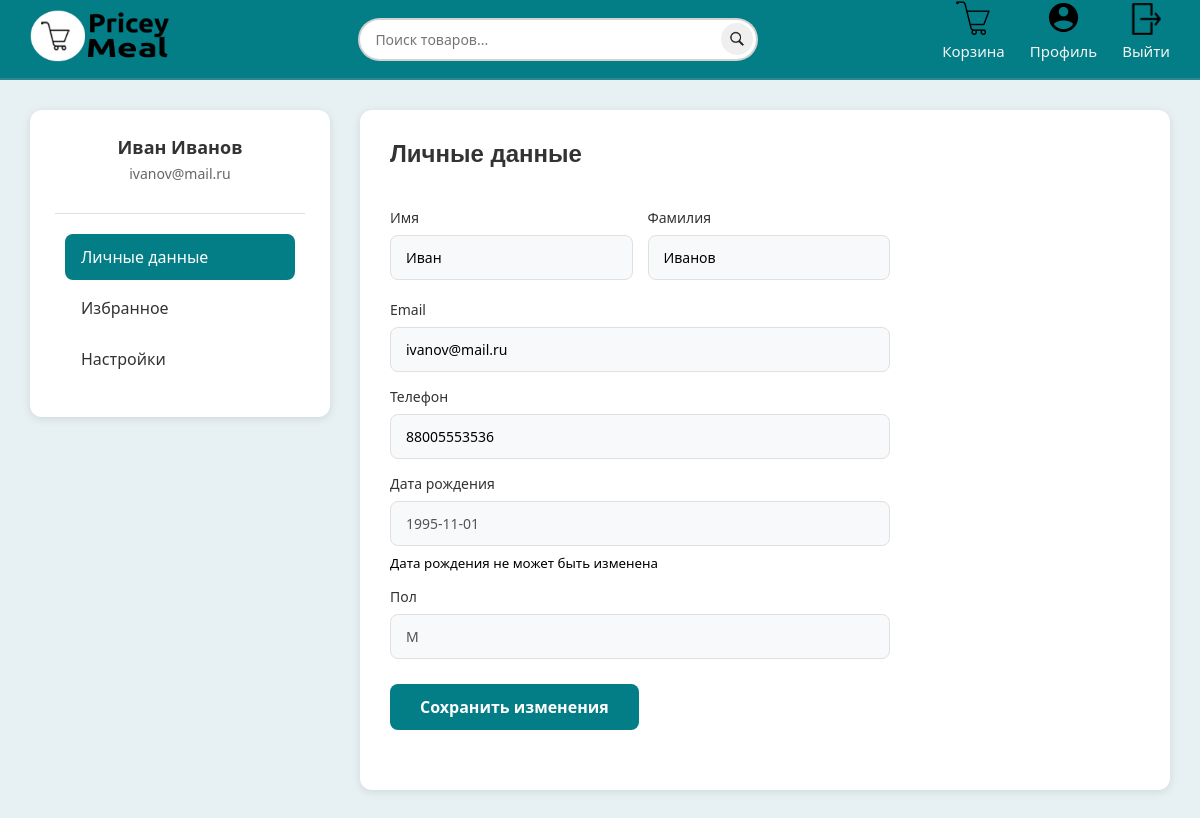
The app's page /profile.php (signed in) with its own data.
### tables this page shows
CREATE TABLE `users` (
  `id_user` int NOT NULL,
  `FirstName` varchar(45) NOT NULL,
  `SecondName` varchar(45) NOT NULL,
  `Email` varchar(45) NOT NULL,
  `Password` varchar(45) NOT NULL,
  `PhoneNumber` varchar(45) NOT NULL,
  `Gender` varchar(2) NOT NULL,
  `DateBirth` date NOT NULL
);

### profile.php (the view, shortened to what this page needs)
<!DOCTYPE html>
<html lang="ru">
<?
require 'includes/db_connection.php';
$user_id = $_SESSION['user_id'];
$query_user = "SELECT * FROM users WHERE id_user = $user_id";
$result_user = mysqli_query($connection, $query_user);
$user = mysqli_fetch_assoc($result_user);
?>
<head>
    <link rel="stylesheet" href="profile.css">
</head>
<body>
    <header class="header">
        <div class="logo-container">
            <a href="index.php"><img src="img/logo_logo копия.png" alt="logo"></a>
        </div>
        <div class="search-container">
            <div class="search-wrapper">
                <input type="text" class="search-input" placeholder="Поиск товаров...">
                <button class="search-btn" aria-label="Найти">
                    <img src="icons/icons8-loupe-25-black.png" alt="Найти" width="16" height="16">
                </button>
            </div>
        </div>
        <div class="header-actions">
            <div class="action-item">
                <a href="cart_page.php" class="action-icon"><img src="icons/icons8-cart-35.png" alt="cart"></a>
                <a href="cart_page.php" class="action-label">Корзина</a>
            </div>
            <div class="action-item">
                <a href="profile.php" class="action-icon"><img src="icons/icons8-user-icon-35.png" alt="profile"></a>
                <a href="profile.php" class="action-label">Профиль</a>
            </div>
            <div class="action-item">
                <a href="logout.php" class="action-icon"><img src="icons/exit.png" alt="profile"></a>
                <a href="logout.php" class="action-label">Выйти</a>
            </div>
        </div>
    </header>
    <div class="main-container">
        <div class="profile-page">
            <aside class="profile-sidebar">
                <div class="user-card">
                    <h2 class="user-name"><?php echo htmlspecialchars($user['FirstName'] . ' ' . $user['SecondName']); ?></h2>
                    <p class="user-email"><?php echo htmlspecialchars($user['Email']); ?></p>
                </div>
                <nav class="profile-nav">
                    <a href="#personal" class="nav-item active">Личные данные</a>
                    <a href="#favorites" class="nav-item">Избранное</a>
                    <a href="#settings" class="nav-item">Настройки</a>
                </nav>
            </aside>
            <main class="profile-content">
                <section id="personal" class="content-section active">
                    <h2>Личные данные</h2>
                    <form class="profile-form" method="POST">
                        <div class="form-row">
                            <div class="form-group">
                                <label>Имя</label>
                                <input type="text" name="first_name" placeholder="Имя"
                                       value="<?php echo htmlspecialchars($user['FirstName']); ?>" required>
                            </div>
                            <div class="form-group">
                                <label>Фамилия</label>
                                <input type="text" name="second_name" placeholder="Фамилия"
                                       value="<?php echo htmlspecialchars($user['SecondName']); ?>" required>
                            </div>
                        </div>
                        <div class="form-group">
                            <label>Email</label>
                            <input type="email" name="email" placeholder="Почта"
                                   value="<?php echo htmlspecialchars($user['Email']); ?>" required>
                        </div>
                        <div class="form-group">
                            <label>Телефон</label>
                            <input type="tel" name="phone" placeholder="Номер телефона"
                                   value="<?php echo htmlspecialchars($user['PhoneNumber']); ?>" required>
                        </div>
                        <div class="form-group">
                            <label>Дата рождения</label>
                            <input type="text" value="<?php echo htmlspecialchars($user['DateBirth']); ?>" disabled>
                            <small>Дата рождения не может быть изменена</small>
                        </div>
                        <div class="form-group">
                            <label>Пол</label>
                            <input type="text" value="<?php echo htmlspecialchars($user['Gender']); ?>" disabled>
                        </div>
                        <button type="submit" name="update_profile" class="save-btn">Сохранить изменения</button>
                    </form>
                </section>
            </main>
        </div>
    </div>
</body>
</html>

### profile.css (style rules this page uses)
* { margin: 0; padding: 0; box-sizing: border-box; font-family: system-ui, -apple-system, BlinkMacSystemFont, 'Segoe UI', Roboto, Oxygen, Ubuntu, Cantarell, 'Open Sans', 'Helvetica Neue', sans-serif; }
body { background-color: #E7F1F4; padding-top: 80px; }
.header { display: flex; align-items: center; justify-content: space-between; padding: 15px 30px; border-bottom: 1px solid #a3a3a300; background-color: #037D86; border-bottom: 2px solid #a3a3a346; position: fixed; top: 0; left: 0; right: 0; z-index: 1000; height: 80px; }
.header-actions { display: flex; gap: 25px; align-items: flex-end; height: 50px; }
.action-item { display: flex; flex-direction: column; align-items: center; cursor: pointer; transition: all 0.2s; padding: 0; }
.action-icon { font-size: 20px; order: 1; }
.action-label { font-size: 15px; color: whitesmoke; order: 2; margin-bottom: 3px; text-decoration: none; }
.search-container { display: flex; justify-content: center; align-items: center; width: 100%; }
.search-wrapper { position: relative; display: flex; width: 400px; max-width: 100%; }
.search-input { width: 100%; padding: 10px 45px 10px 15px; border: 2px solid #9e9e9e75; border-radius: 25px; outline: none; font-size: 14px; }
.search-btn { position: absolute; right: 5px; top: 50%; transform: translateY(-50%); border: none; border-radius: 50%; width: 32px; height: 32px; cursor: pointer; display: flex; align-items: center; justify-content: center; transition: all 0.3s; }
.main-container { display: flex; min-height: calc(100vh - 60px); padding: 30px; }
.profile-page { display: grid; grid-template-columns: 300px 1fr; gap: 30px; max-width: 1200px; margin: 0 auto; width: 100%; }
.profile-sidebar { background: white; border-radius: 12px; padding: 25px; box-shadow: 0 2px 10px rgba(0, 0, 0, 0.1); height: fit-content; position: sticky; top: 30px; }
.user-card { text-align: center; padding-bottom: 20px; border-bottom: 1px solid #e0e0e0; margin-bottom: 20px; }
.user-name { font-size: 18px; font-weight: 600; color: #333; margin-bottom: 5px; }
.user-email { font-size: 14px; color: #666; margin-bottom: 10px; }
.profile-nav { display: flex; flex-direction: column; gap: 5px; margin: 10px; }
.nav-item { padding: 12px 16px; text-decoration: none; color: #333; border-radius: 8px; transition: all 0.3s; font-weight: 500; display: flex; align-items: center; }
.nav-item.active { background: #037D86; color: white; }
.profile-content { background: white; border-radius: 12px; padding: 30px; box-shadow: 0 2px 10px rgba(0, 0, 0, 0.1); }
.content-section { display: none; }
.content-section.active { display: block; }
.content-section h2 { font-size: 24px; font-weight: 700; color: #333; margin-bottom: 25px; font-family: 'Ubuntu', sans-serif; }
.profile-form { max-width: 500px; }
.form-row { display: grid; grid-template-columns: 1fr 1fr; gap: 15px; margin-bottom: 20px; }
.form-group { display: flex; flex-direction: column; gap: 8px; margin-top: 15px; }
.form-group label { font-size: 14px; font-weight: 500; color: #333; }
.form-group input { padding: 12px 15px; border: 1px solid #e0e0e0; border-radius: 8px; font-size: 14px; transition: all 0.3s; background: #f8f9fa; }
.save-btn { padding: 12px 30px; background: #037D86; color: white; border: none; border-radius: 8px; font-size: 16px; font-weight: 600; cursor: pointer; transition: all 0.3s; margin-top: 25px; }
.content-section.active { animation: fadeIn 0.3s ease-out; }
.logo-container img { height: 60px; width: auto; }

### records on screen
users: FirstName+SecondName "Иван Иванов", Email "ivanov@mail.ru", first_name "Иван", second_name "Иванов", email "ivanov@mail.ru", phone "88005553536", DateBirth "1995-11-01", Gender "М"
